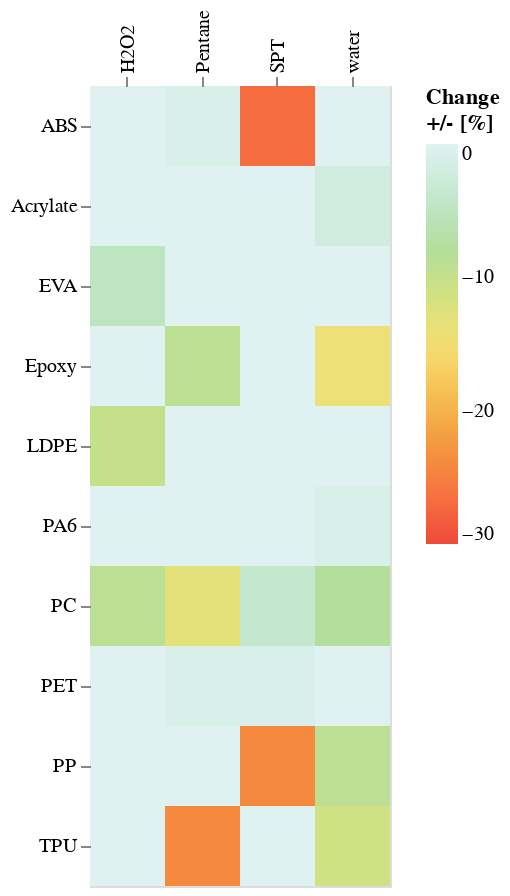

Write notebook code for a chart like this one.
### Code cell
# TRY: Heatmap from "pam" (melted particle results instead of wide)

# Drop data to be excluded:
pam.drop(pam[pam.wafer=='w20'].index, inplace=True)  # acid calibration sample
bad_wafers = [69, 70, 71, 72, 73, 94, 95, 99, 100, 44]
for w in bad_wafers:
    pam.drop(pam[pam.wafer=='w'+str(w)].index, inplace=True)


#waferprop_radio = alt.binding_radio(options=['countRatios', 'areaRatios'], name='Wafer property:   ', empty=None)
#waferprop_select = alt.selection_single(fields=['variable'], bind=waferprop_radio)

#brush = alt.selection_interval(encodings=['x', 'y'])  # selection of type "interval"



alt.Chart(pam).transform_joinaggregate(
    numPre='valid(preIndex)',
    numPost='valid(postIndex)',
    numMatched='valid(preIndex & postIndex)',
    groupby=['wafer', 'prop']
).transform_calculate(
    countRatios='round((datum.numPost / datum.numPre -1) *10 *10)'
).mark_rect().encode(
    x=alt.X('treatment:N', axis=alt.Axis(title=None, orient="top", domain=False)),
    y=alt.Y('polymer:N', axis=alt.Axis(title=None, orient="left", domain=False)),
    color=alt.Color(
        'mean(countRatios):Q',  # 'mean(percent_change):Q',  # use in combination with heatmap property seletion (also activate transfom_fold)
        scale=alt.Scale(scheme='lightmulti', domain=(-30, 0), clamp=True),  #color scheme similar to quali heatmap: 'lighttealblue', for +/- changes: 'redblue'
        sort='descending',
        legend=alt.Legend(
            title=['Change', '+/- [%]'])),
    tooltip = alt.Tooltip(['wafer','numPre:N','numPost:N','countRatios:Q'])
).add_selection(
    pickedY,
    pickedX
).properties(
    height=400, width=150
)#.add_selection(
#     brush
# ).add_selection(
#     waferprop_select
# ).transform_filter(
#     waferprop_select
# )

### Figure 1 — Vega-Lite specification as saved in the notebook (floating-point values rounded to 4 significant figures; data arrays with more than 128 entries replaced by an {"elided": "..."} marker saying what was removed)
{"config": {"view": {"continuousWidth": 400, "continuousHeight": 300}}, "data": {"name": "data-987ae0d86f7e628994f16039c7be8176"}, "mark": "rect", "encoding": {"color": {"type": "quantitative", "aggregate": "mean", "field": "countRatios", "legend": {"title": ["Change", "+/- [%]"]}, "scale": {"clamp": true, "domain": [-30, 0], "scheme": "lightmulti"}, "sort": "descending"}, "tooltip": [{"type": "nominal", "field": "wafer"}, {"type": "nominal", "field": "numPre"}, {"type": "nominal", "field": "numPost"}, {"type": "quantitative", "field": "countRatios"}], "x": {"type": "nominal", "axis": {"domain": false, "orient": "top", "title": null}, "field": "treatment"}, "y": {"type": "nominal", "axis": {"domain": false, "orient": "left", "title": null}, "field": "polymer"}}, "height": 400, "selection": {"selector029": {"type": "single", "encodings": ["y"], "empty": "none"}, "selector028": {"type": "single", "encodings": ["x"], "empty": "none"}}, "transform": [{"joinaggregate": [{"op": "valid", "field": "preIndex", "as": "numPre"}, {"op": "valid", "field": "postIndex", "as": "numPost"}, {"op": "valid", "field": "preIndex & postIndex", "as": "numMatched"}], "groupby": ["wafer", "prop"]}, {"calculate": "round((datum.numPost / datum.numPre -1) *10 *10)", "as": "countRatios"}], "width": 150, "$schema": "https://vega.github.io/schema/vega-lite/v4.8.1.json", "datasets": {"data-987ae0d86f7e628994f16039c7be8176": {"elided": "17400 records"}}}
